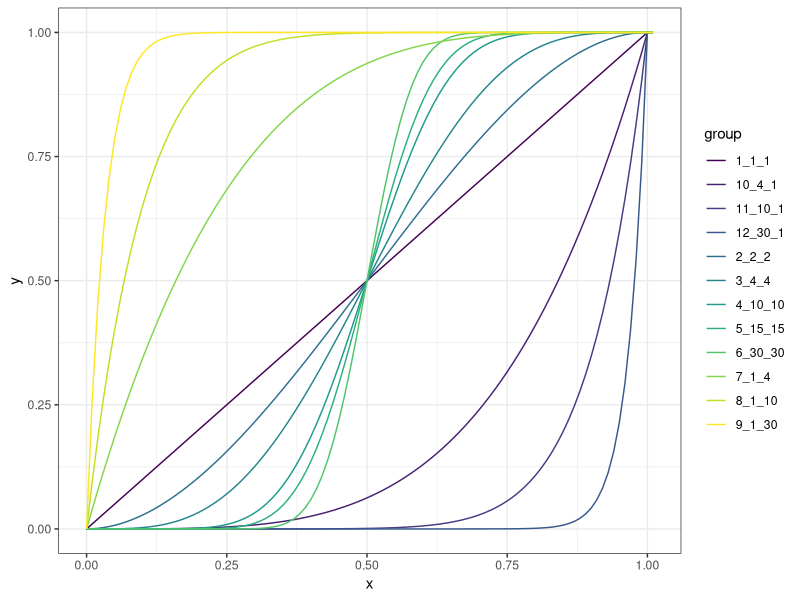
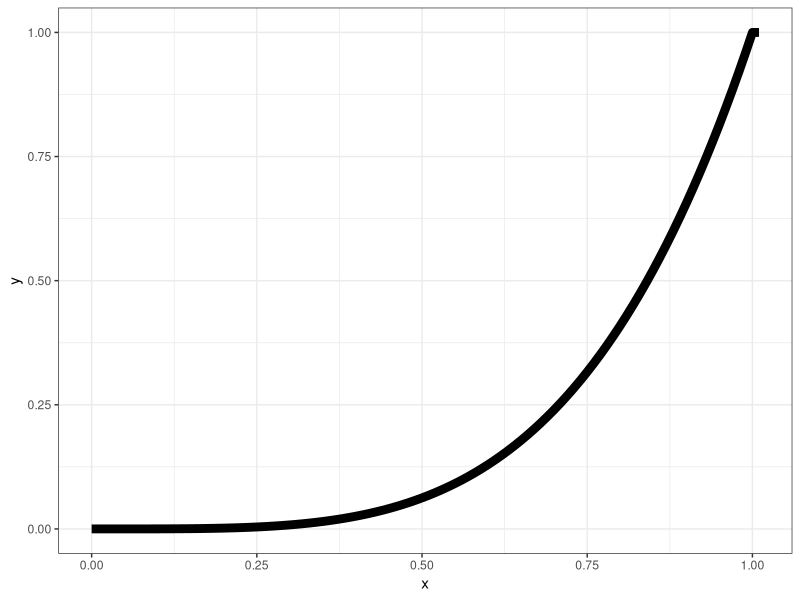
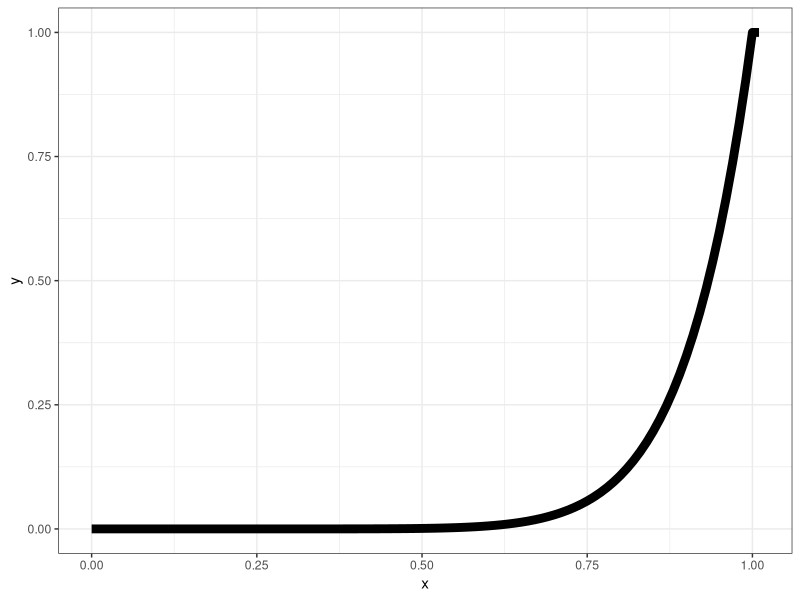
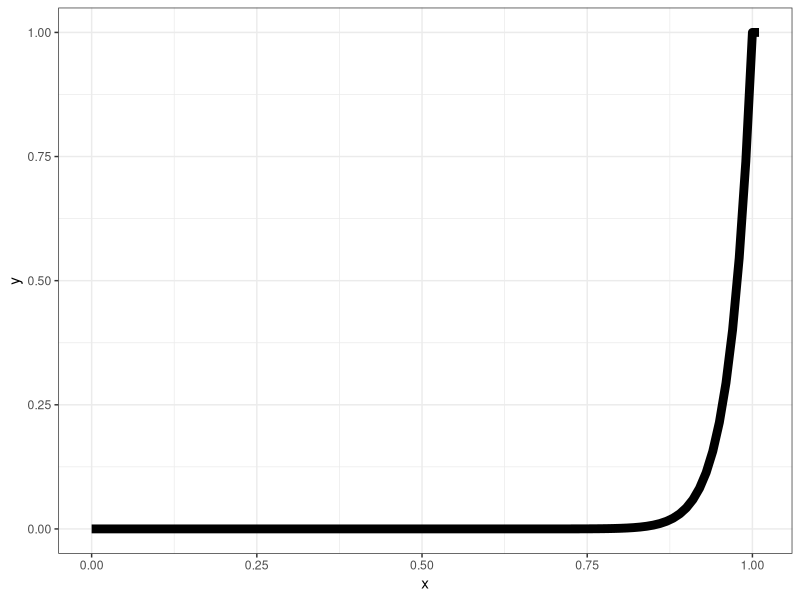

The R script that drew these images, in order:
all_df = NULL

params_a = c(1, 2, 4, 10, 15, 30, 1, 1, 1, 4, 10, 30)
params_b = c(1, 2, 4, 10, 15, 30, 4, 10, 30, 1, 1, 1)
for (count in 1:length(params_a)) {
    x = seq(0, 1.01, 0.01)
    y = unlist(sapply(x, function(q){return(pbeta(q, params_a[count], params_b[count], ncp = 0, lower.tail = TRUE, log.p = FALSE))}))
    if (is.null(all_df)) {
        all_df = data.frame(x=x, y=y, a=params_a[count], b=params_b[count], count=count)
    } else {
        all_df = rbind(all_df, data.frame(x=x, y=y, a=params_a[count], b=params_b[count], count=count))   
    }

}
all_df[,'group'] = paste0(all_df[,'count'], '_', all_df[,'a'], '_', all_df[,'b'])
require(ggplot2)
require(ggsci)
require(viridis)
g <- ggplot(all_df, aes(x=x, y=y, group=group, color=group))+geom_line()+scale_color_viridis(discrete=TRUE)+theme_bw()
png("beta_sigmoid.png")
plot(g)
dev.off()
for (i in 10:12) {
    b <- all_df[all_df[,'count'] == i,]
    g <- ggplot(b, aes(x=x, y=y))+geom_line(lwd=3)+theme_bw()
    png(paste0("beta_sigmoid_", i, ".png"))
    plot(g)
    dev.off()

}